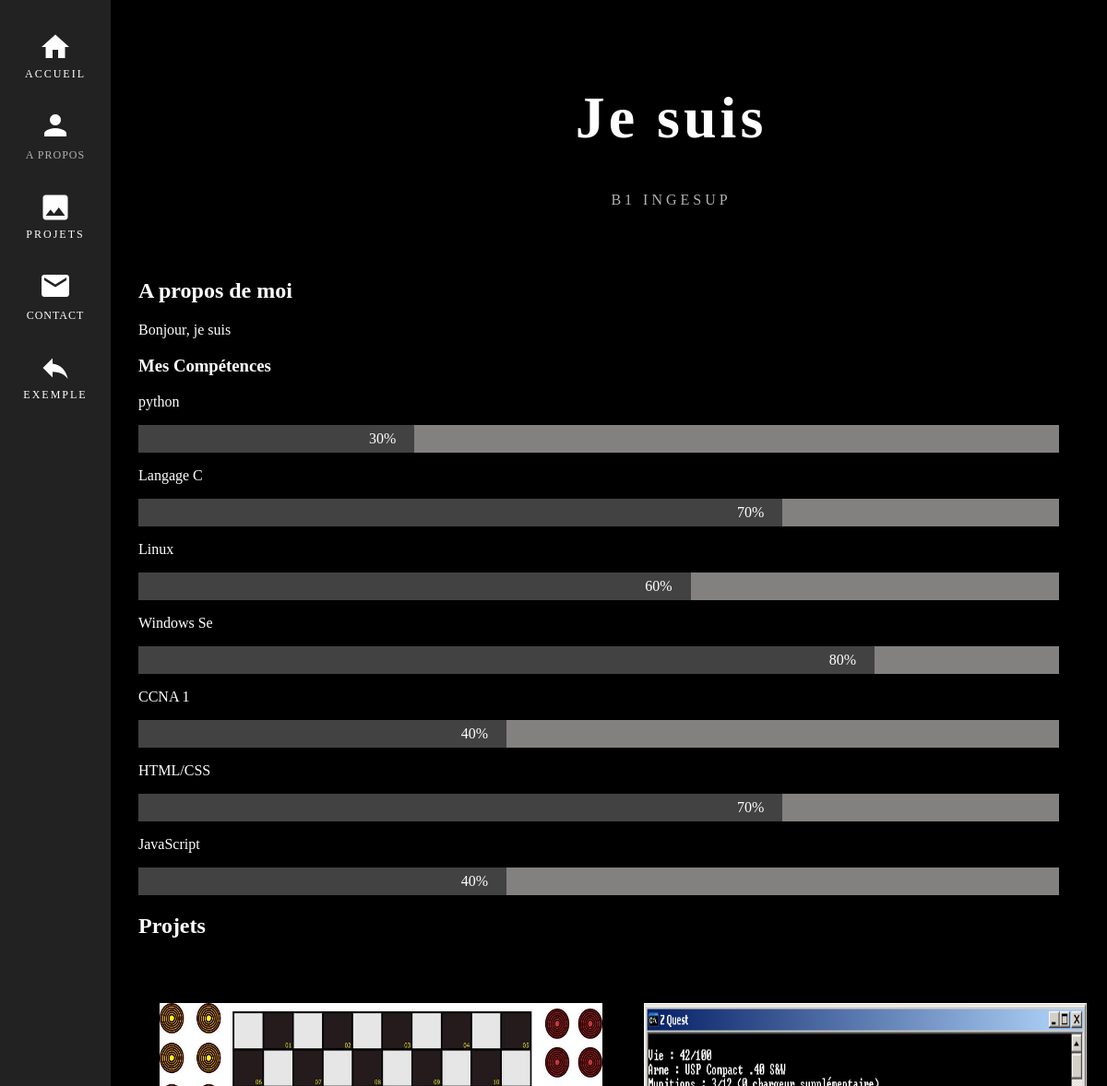
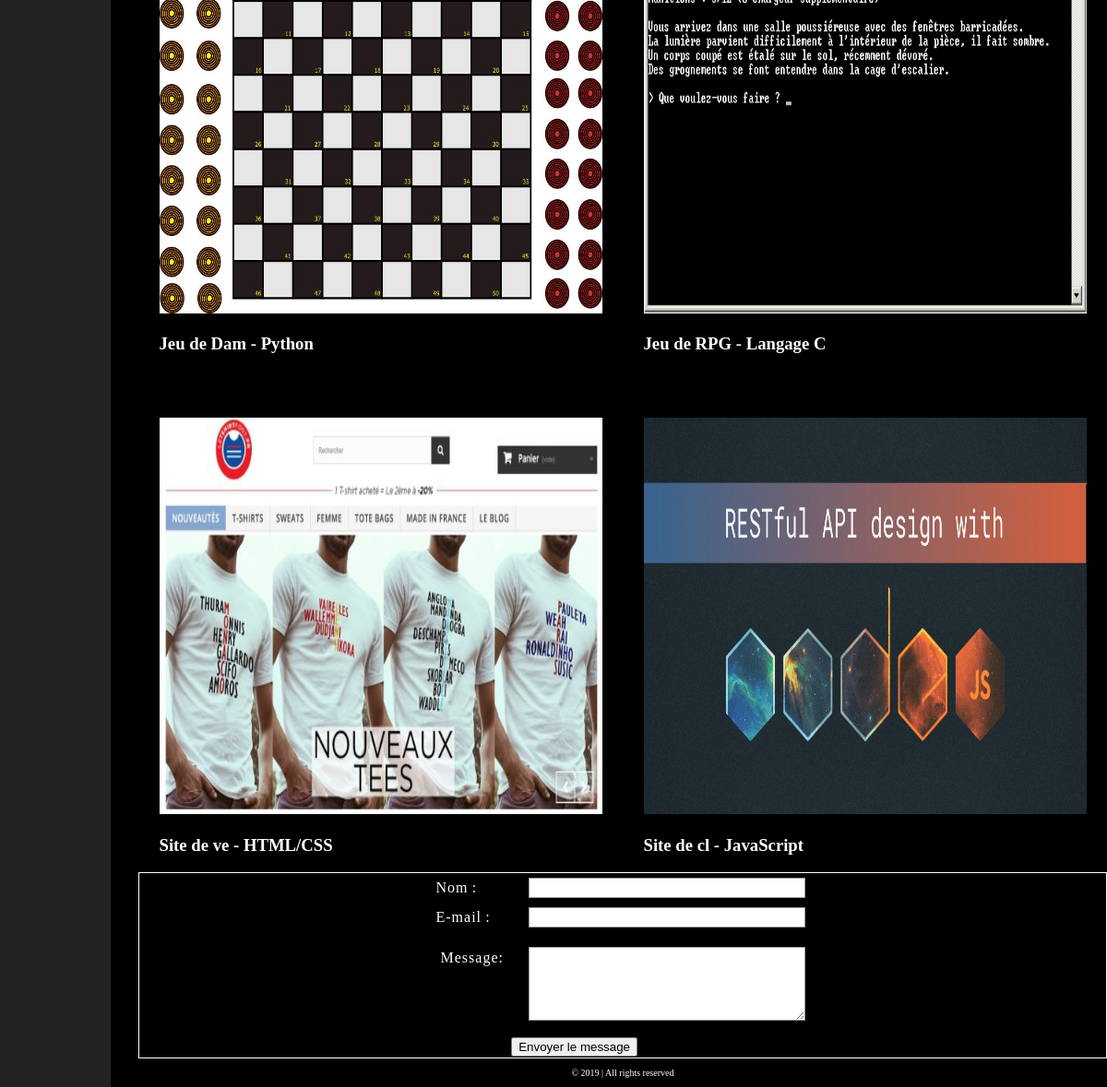
Page /Rendu5/projetweb/cv_utilisateur.php?id=1 on the committed database (2 pictures, top to bottom).
### tables this page shows
CREATE TABLE IF NOT EXISTS `avoir` (
  `id_competence` int(11) NOT NULL,
  `id_utilisateur` int(11) NOT NULL,
  PRIMARY KEY (`id_competence`,`id_utilisateur`),
  KEY `id_utilisateur` (`id_utilisateur`)
);

CREATE TABLE IF NOT EXISTS `competence` (
  `id_competence` int(11) NOT NULL AUTO_INCREMENT,
  `nom_compet` varchar(10) NOT NULL,
  `niveau` int(11) NOT NULL,
  PRIMARY KEY (`id_competence`)
);

CREATE TABLE IF NOT EXISTS `projet` (
  `id_projet` int(11) NOT NULL AUTO_INCREMENT,
  `nom_projet` varchar(10) NOT NULL,
  `type_projet` varchar(20) NOT NULL,
  `image_projet` varchar(1000) NOT NULL,
  PRIMARY KEY (`id_projet`)
);

### Rendu5/projetweb/includes/function.php (called while the page is built, shortened)
<?php
$pdo = new PDO("mysql:host=localhost:3306;dbname=projetweb", "root", "");
if (isset($_GET["id"])) {
    $info_competence = $pdo->query(
        'SELECT competence.id_competence ,nom_compet, niveau, id_utilisateur FROM avoir
            JOIN competence ON avoir.id_competence = competence.id_competence
            WHERE id_utilisateur = "' . $_GET["id"] . '"
            '
    );
    $info_competence = $info_competence->fetchAll(PDO::FETCH_ASSOC);
    $info_creer = $pdo->query(
        'SELECT projet.id_projet, image_projet, nom_projet, type_projet FROM projet
            JOIN creer ON creer.id_projet = projet.id_projet
            WHERE id_utilisateur = "' . $_GET["id"] . '"
            '
    );
    $info_creer = $info_creer->fetchAll(PDO::FETCH_ASSOC);
}

### Rendu5/projetweb/cv_utilisateur.php (the view, shortened to what this page needs)
<?php require_once("includes/function.php");?>
<!DOCTYPE html>
<html>
<head>
    <link rel="stylesheet" type="text/css" media="screen" href="CSS/portfolio.css">
    <link rel="stylesheet" type="text/css" media="screen" href="CSS/modify.css">
</head>
<body>
    <aside>
        <nav>
            <a href="#home" class="home"><i class="material-icons md-36">home</i>
            <p>Accueil</p>
            </a>
            <a href="#about" class="about"><i class="material-icons md-36">person</i>
            <p>A Propos</p>
            </a>
            <a href="#projets" class="project"><i class="material-icons md-36">image</i>
            <p>Projets</p>
            </a>
            <a href="#contact" class="contact"><i class="material-icons md-36">mail</i>
            <p>Contact</p>
            </a>
            <?php if($_SESSION['admin'] == 1) :?>
            <a class="msg" href="admin.php"><i class="material-icons md-36">reply</i><p>Admin</p></a>
            <?php else :?>
            <a class="msg" href="accueil.php"><i class="material-icons md-36">reply</i><p>exemple</p></a>
            <?php endif ?>
        </nav>
    </aside>
        <main>
            <header class="home" id="home"><br><br>
            <h1>Je suis <?= $info_user[0]['prenom'] . " " . $info_user[0]["nom"] ?></h1>
            <h5>B1 INGESUP</h5>
            </header>
        </main>
        <section class="section_about" id="about">
            <h2>A propos de moi</h2>
            <p>
                <span>Bonjour, je suis <?= $info_user[0]['prenom'] ?></span> <?= $info_user[0]['description_u'] ?>
            </p>
            <h3>Mes Compétences</h3>
            <?php if (!empty($info_competence)) :
            foreach ($info_competence as $key => $value) : ?>
            <p><?= $value["nom_compet"] ?></p>
            <div class="container">
                <div style="width:<?= $value["niveau"] ?>%" class="competence python"><?= $value["niveau"] ?>%</div>
            </div>
            <?php if ($_SESSION["modification"] == 1) : ?>
            <a href="removeCompetence.php?id_competence=<?= $value["id_competence"] ?>"><i class="material-icons md-36">backspace</i></a>
            <?php endif; endforeach; endif ?>
        </section>
        <section class="section_project" id="project">
            <h2>Projets</h2>
            <div class="tout">
            <?php if (!empty( $info_creer)) :
              foreach ( $info_creer as $key => $value) : ?>
                <div class="col">
                    <img src="image_projet/<?= $value["image_projet"] ?>" alt="">
                    <h3><?=$value["nom_projet"]?> - <?=$value["type_projet"]?></h3>
                </div>
                <?php if ($_SESSION["modification"] == 1) : ?>
            <a href="removeProjet.php?id_projet=<?= $value["id_projet"] ?>"><i class="material-icons md-36">backspace</i></a>
            <?php endif; endforeach; endif ?>
            </div>
        </section>
        <section class="contact" id="contact">
                <form class="form_contact" action="" method="post">
            <div>
              <label for="name">Nom :</label>
              <input type="text" id="name" name="user_name" />
            <div>
            <div>
              <label for="mail">E-mail :</label>
              <input type="email" id="mail" name="user_email" />
            </div>
            <div>
              <label for="msg">Message:</label>
              <textarea id="msg" name="user_message"></textarea>
            </div>
            <div>
                    <button type="submit">Envoyer le message</button>
                </div>
            </div>
        </form>
        </section>
        <footer>
            <section class="bot">
                <p>&copy 2019 | All rights reserved</p>
            </section>
        </footer>
</body>
</html>

### Rendu5/projetweb/CSS/portfolio.css (style rules this page uses)
body { padding: 0; margin: 0; background: black; color: white; margin-left: 150px; }
*,*::before,*::after { box-sizing: border-box }
a { text-decoration: none; }
img { width: 100%; }
aside { position: fixed; background: #222; top: 0; left: 0; width: 120px; height: 100%; overflow: none; z-index: 1; text-align: center; padding: 0; }
.material-icons.md-36 { font-size: 36px; }
aside a { display: block; padding: 15px 0; color: white; transition: all 0.35s; text-transform: uppercase; font-size: 0.75em; letter-spacing: 2px; }
aside p { margin: 0; padding: 0; }
main { max-width: 980px; background: #000; margin-left: 10%; padding: 12px 50px 12px 50px; }
header { text-align: center; letter-spacing: 2px; }
header h1 { font-weight: bold; font-size: 4em; letter-spacing: 4px; }
header h5 { font-weight: 300; font-size: 1em; letter-spacing: 4px; color: #b2b2b2; }
.about,.projets,.contact { line-height: 1.5em; letter-spacing: 1px; font-weight: 300; }
.about p { color: #b2b2b2; }
.container { width: 95%; background-color: #838080; }
.competence { text-align: right; padding-right: 20px; line-height: 30px; color: white; background-color: #424242; }
.python { width: 30%; }
.tout { display: flex; flex-direction: row; justify-content: space-around; flex-wrap: wrap; }
.col img { padding-top: 50px; height: 480px; width: 480px; }
.bot { text-align: center; font-size: 10px; }
#contact { border: 1px solid white; }
.form_contact { text-align: center; }
form div + div { margin-top: 1em; }
label { display: inline-flex; width: 90px; text-align: right; }
input, textarea { font: 1em sans-serif; width: 300px; box-sizing: border-box; border: 1px solid #999; }
textarea { vertical-align: top; height: 5em; }
button { margin-left: -10%; }

### Rendu5/projetweb/CSS/modify.css (style rules this page uses)
input { margin: 5px; color: white; }

### rows in the picture
avoir: id_competence.nom_compet "python", id_competence.niveau "30"
avoir: id_competence.nom_compet "Langage C", id_competence.niveau "70"
avoir: id_competence.nom_compet "Linux", id_competence.niveau "60"
avoir: id_competence.nom_compet "Windows Se", id_competence.niveau "80"
avoir: id_competence.nom_compet "CCNA 1", id_competence.niveau "40"
avoir: id_competence.nom_compet "HTML/CSS", id_competence.niveau "70"
avoir: id_competence.nom_compet "JavaScript", id_competence.niveau "40"
projet: image_projet (picture), nom_projet "Jeu de Dam", type_projet "Python"
projet: image_projet (picture), nom_projet "Jeu de RPG", type_projet "Langage C"
projet: image_projet (picture), nom_projet "Site de ve", type_projet "HTML/CSS"
projet: image_projet (picture), nom_projet "Site de cl", type_projet "JavaScript"
